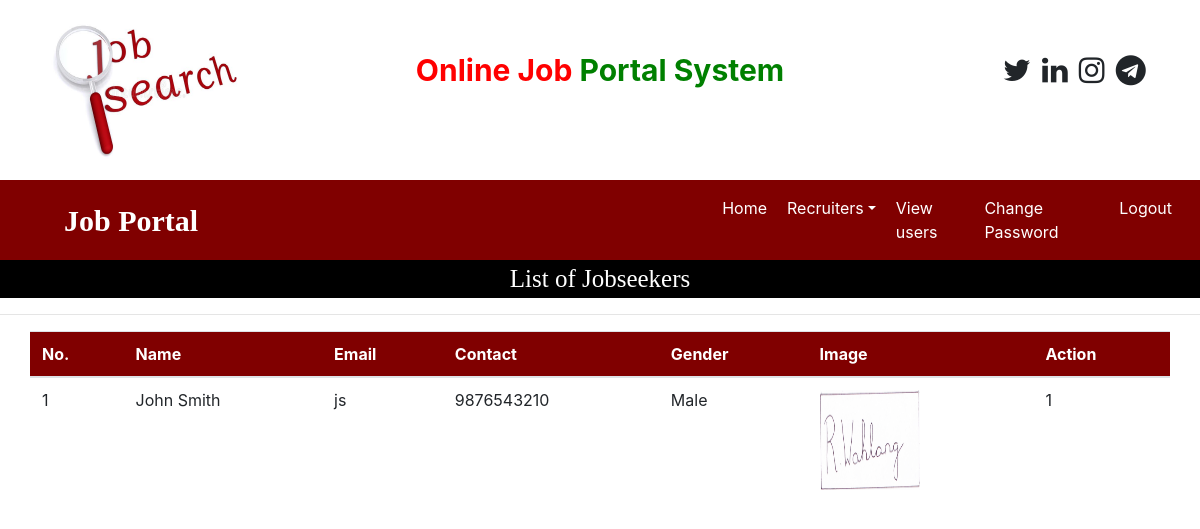
/view_users (signed in), run on an earlier commit of the app's database.
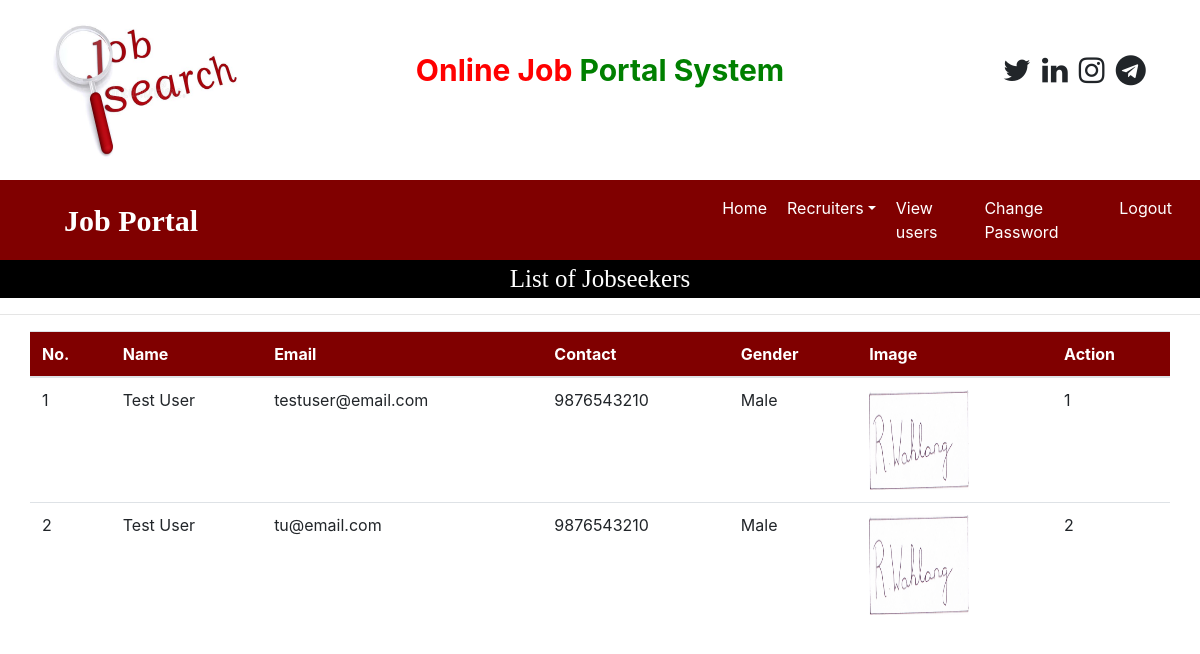
And on a later commit of the database.
### job/models.py (models this page shows, shortened)
class JobSeeker(models.Model):
    user = models.ForeignKey(User, on_delete=models.CASCADE)
    mobile = models.CharField(max_length=15, null=True)
    image = models.FileField(null=True)
    gender = models.CharField(max_length=10, null=True)
    type = models.CharField(max_length=15, null=True)

### job/views.py (the view)
# urls.py: path('view_users', view_users, name="view_users"),
def view_users(request):
    if not request.user.is_authenticated:
        return redirect('admin_login')
    data = JobSeeker.objects.all()
    d = {'data': data}
    return render(request, 'view_users.html', d)

### job/templates/view_users.html
{% load static %}
{% block body %}
{% include 'admin_navigations.html' %}
<div style="font-family:'Monotype Corsiva'; font-size:25px; color: white; background-color: black; text-align: center">
    List of Jobseekers
</div>
<hr>
<table class="table table-hover container">
    <thead>
    <tr style="background-color: maroon; color: white">
        <th>No.</th>
        <th>Name</th>
        <th>Email</th>
        <th>Contact</th>
        <th>Gender</th>
        <th>Image</th>
        <th>Action</th>
    </tr>
    </thead>
    <tbody>
    {% for i in data %}
    <tr>
        <td>{{forloop.counter}}</td>
        <td>{{i.user.first_name}} {{i.user.last_name}}</td>
        <td>{{i.user.username}}</td>
        <td>{{i.mobile}}</td>
        <td>{{i.gender}}</td>
        <td><img src="{{i.image.url}}" style="width: 100px; height: 100px;"></td>
        <td>{{forloop.counter}}</td>
    </tr>
    {% endfor %}
    </tbody>
</table>
{% endblock %}

### job/templates/admin_navigations.html (shortened to what this page needs)
<html xmlns="http://www.w3.org/1999/html">
<head>
    {% load static %}
    <link rel="stylesheet" href="https://cdn.jsdelivr.net/npm/bootstrap@4.6.1/dist/css/bootstrap.min.css">
    <link rel="stylesheet" href="https://cdnjs.cloudflare.com/ajax/libs/font-awesome/4.7.0/css/font-awesome.min.css">
    <link rel="stylesheet" href="https://cdn.datatables.net/1.13.1/css/jquery.dataTables.min.css">
    <link rel="stylesheet" href="https://cdn.datatables.net/buttons/2.3.2/css/buttons.dataTables.min.css">
</head>
<body>
<div class ="container">
    <div class ="row">
        <div class = "col-sm-3">
            <img src = "{% static 'images/job_search.png' %}" style="width: 200px; height: 180px">
        </div>
        <div class = "col-sm-6 mt-5 text-center">
            <span style="font-weight: bold; font-size: 30px" >
                <span style = "color: red">Online Job</span>
                <span style = "color: green">Portal System</span>
            </span>
        </div>
        <div class = "col-sm-3 mt-5" style = "padding-left: 10%">
            <span style="font-weight: bold; font-size: 30px">
                <span>
                    <i class ="fa fa-twitter pl-1"></i>
                    <i class ="fa fa-linkedin pl-1"></i>
                    <i class ="fa fa-instagram pl-1"></i>
                    <i class ="fa fa-telegram pl-1"></i>
                </span>
            </span>
        </div>
    </div>
</div>
<nav class="navbar navbar-expand-sm" style="background-color: maroon">
    <a class="navbar-brand text-white pl-5 font-weight-bold" style="font-family:'Monotype Corsiva'; font-size:30px">Job Portal</a>
    <ul class="navbar-nav">
        <li class="nav-item">
            <a class="nav-link" href="{% url 'admin_home' %}"  style="margin-left:500px">Home</a>
        </li>
        <li class="nav-item dropdown">
            <a class="nav-link dropdown-toggle" href="#" data-toggle="dropdown">Recruiters</a>
        </li>
        <li class="nav-item">
            <a class="nav-link" href="{% url 'view_users' %}">View users</a>
        </li>
        <li class="nav-item">
            <a class="nav-link" href="#">Change Password</a>
        </li>
        <li class="nav-item">
            <a class="nav-link" href="{% url 'Logout' %}">Logout</a>
        </li>
    </ul>
</nav>
</body>
</html>

### job/templates/admin_navigations.html (style rules this page uses)
.nav-link { color:white !important; margin-right: 4px }

What changed in the data, as far as the page shows it:
removed JobSeeker: user.first_name "John", user.last_name "Smith", user.username "js", mobile "9876543210", gender "Male", image (picture)
added JobSeeker: user.first_name "Test", user.last_name "User", user.username "testuser@email.com", mobile "9876543210", gender "Male", image (picture)
added JobSeeker: user.first_name "Test", user.last_name "User", user.username "tu@email.com", mobile "9876543210", gender "Male", image (picture)
